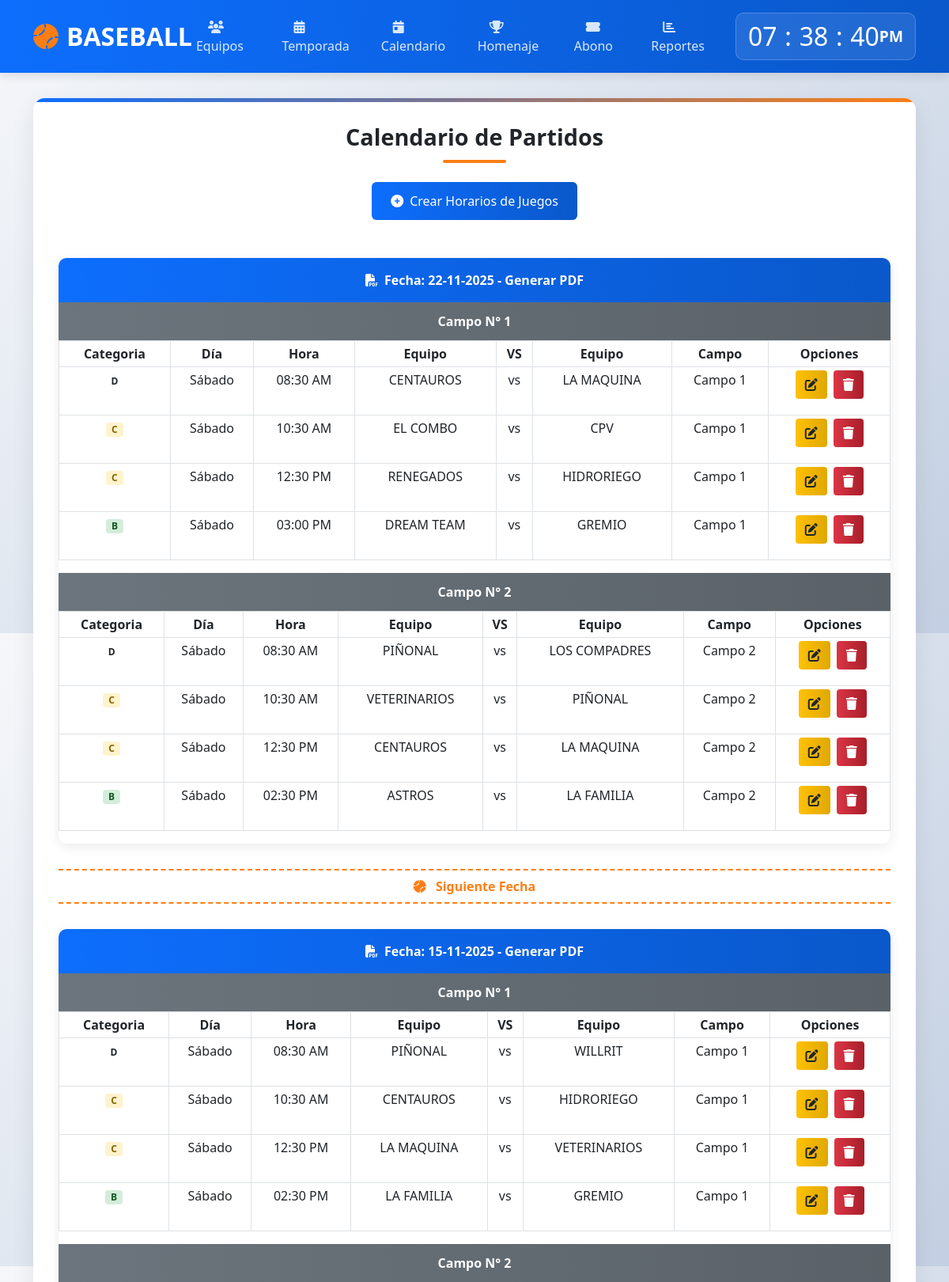
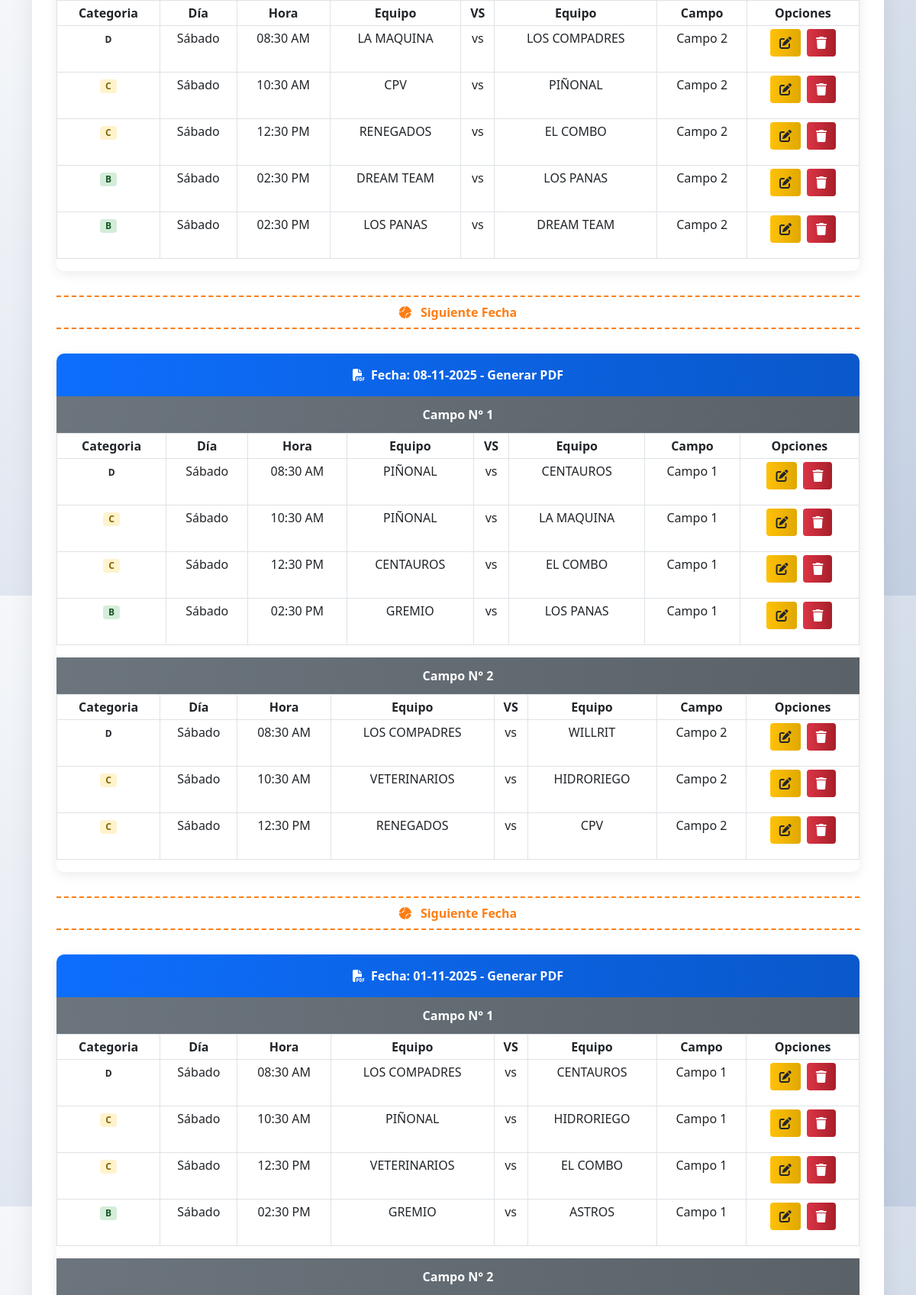
The app's page /modulos/calendario/index.php (upper part) with its own data (2 pictures, top to bottom).
### tables this page shows
CREATE TABLE `calendario` (
  `id_cal` int(100) NOT NULL,
  `fecha` date NOT NULL,
  `categoria` varchar(1) NOT NULL,
  `id_temporada` int(100) NOT NULL,
  `id_team_one` int(100) NOT NULL,
  `name_team_one` varchar(60) NOT NULL,
  `id_team_two` int(100) NOT NULL,
  `name_team_two` varchar(60) NOT NULL,
  `dia` varchar(11) NOT NULL,
  `id_hora` int(100) NOT NULL,
  `hora` varchar(10) NOT NULL,
  `campo` int(1) NOT NULL,
  `partida` int(3) DEFAULT NULL
);

### modulos/calendario/index.php (the view, shortened to what this page needs)
<?php
$con = conectar();
?>
<!DOCTYPE html>
<html lang="es">
<head>
    <link href="https://cdn.jsdelivr.net/npm/bootstrap@5.3.0/dist/css/bootstrap.min.css" rel="stylesheet">
    <link rel="stylesheet" href="https://cdnjs.cloudflare.com/ajax/libs/font-awesome/6.4.0/css/all.min.css">
</head>
<body>
    <header class="header">
        <div class="container">
            <div class="d-flex justify-content-between align-items-center">
                <a href="../../" class="logo">
                    <i class="fas fa-baseball-ball"></i>BASEBALL
                </a>
                <ul class="navigation">
                    <li><a href="../equipos/"><i class="fas fa-users"></i> Equipos</a></li>
                    <li><a href="../juego/"><i class="fas fa-calendar-alt"></i> Temporada</a></li>
                    <li><a href="../calendario/"><i class="fas fa-calendar-day"></i> Calendario</a></li>
                    <li><a href="../homenaje/homenaje.php"><i class="fas fa-trophy"></i> Homenaje</a></li>
                    <li><a href="../abonos/"><i class="fas fa-ticket-alt"></i> Abono</a></li>
                    <li><a href="../reporte/reporte.php"><i class="fas fa-chart-bar"></i> Reportes</a></li>
                </ul>
                <div class="clock-container">
                    <div class="clock">
                        <h2 id="hour">00</h2><h2 class="dot">:</h2>
                        <h2 id="minute">00</h2><h2 class="dot">:</h2>
                        <h2 id="seconds">00</h2><span id="ampm">AM</span>
                    </div>
                </div>
            </div>
        </div>
    </header>
    <main class="main-content">
        <div class="container">
            <div class="content-container">
                <h1 class="page-title">Calendario de Partidos</h1>
                <div class="text-center">
                    <a href="form.php">
                        <button type="button" class="btn btn-primary" data-bs-toggle="tooltip" data-bs-placement="top" title="Crear nuevos horarios de juegos">
                            <i class="fas fa-plus-circle me-2"></i>Crear Horarios de Juegos
                        </button>
                    </a>
                </div>
                <div class="calendar-container">
                    <?php
                    $bucle = "SELECT * FROM calendario GROUP BY fecha ORDER BY fecha DESC";
                    $query_buc = mysqli_query($con, $bucle);
                    if (mysqli_num_rows($query_buc) >= 1) {
                        while ($obtcle = mysqli_fetch_array($query_buc)) {
                            $fechabuc = $obtcle['fecha'];
                            $entero_trg = strtotime($fechabuc);
                            $ano_trg = date("Y", $entero_trg);
                            $mes_trg = date("m", $entero_trg);
                            $dia_trg = date("d", $entero_trg);
                            $desde_reorder = $dia_trg.'-'.$mes_trg.'-'.$ano_trg;
                    ?>
                    <div class="calendar-card">
                        <div class="calendar-header">
                            <a href="../PDF/calendario.php?fecha=<?php echo $fechabuc; ?>" target="_blank" data-bs-toggle="tooltip" data-bs-placement="top" title="Generar PDF para esta fecha">
                                <i class="fas fa-file-pdf me-2"></i>Fecha: <?php echo $desde_reorder; ?> - Generar PDF
                            </a>
                        </div>
                        <div class="field-header">Campo N° 1</div>
                        <div class="table-responsive">
                            <table class="table table-sm table-bordered">
                                <thead>
                                    <tr>
                                        <th>Categoria</th>
                                        <th>Día</th>
                                        <th>Hora</th>
                                        <th>Equipo</th>
                                        <th>VS</th>
                                        <th>Equipo</th>
                                        <th>Campo</th>
                                        <th>Opciones</th>
                                    </tr>
                                </thead>
                                <tbody>
                                    <?php
                                    $val_hor = "SELECT * FROM calendario WHERE campo = 1 AND fecha = '$fechabuc' ORDER BY categoria DESC, STR_TO_DATE(hora, '%h:%i %p')";
                                    $query_hor = mysqli_query($con, $val_hor);
                                    if (mysqli_num_rows($query_hor) >= 1) {
                                        while ($obtenerho = mysqli_fetch_array($query_hor)) {
                                            $id = $obtenerho['id_cal'];
                                            $categoria_class = 'categoria-' . strtolower($obtenerho['categoria'][0]);
                                    ?>
                                    <tr>
                                        <td class="alte">
                                            <span class="categoria-badge <?php echo $categoria_class; ?>">
                                                <?php echo $obtenerho['categoria']; ?>
                                            </span>
                                        </td>
                                        <td class="alte"><?php echo $obtenerho['dia']; ?></td>
                                        <td class="alte"><?php echo $obtenerho['hora']; ?></td>
                                        <td class="alte"><?php echo htmlspecialchars($obtenerho['name_team_one']); ?></td>
                                        <td class="alte">vs</td>
                                        <td class="alte"><?php echo htmlspecialchars($obtenerho['name_team_two']); ?></td>
                                        <td class="alte">Campo <?php echo $obtenerho['campo']; ?></td>
                                        <td>
                                            <div class="action-buttons">
                                                <a href="editar.php?id=<?php echo $id; ?>" data-bs-toggle="tooltip" data-bs-placement="top" title="Editar">
                                                    <button type="button" class="buto btn btn-warning">
                                                        <i class="fas fa-edit"></i>
                                                    </button>
                                                </a>
                                                <a href="delete.php?id=<?php echo $id; ?>" data-bs-toggle="tooltip" data-bs-placement="top" title="Eliminar" onclick="return confirm('¿Estás seguro de eliminar este partido?')">
                                                    <button type="button" class="buto btn btn-danger">
                                                        <i class="fas fa-trash"></i>
                                                    </button>
                                                </a>
                                            </div>
                                        </td>
                                    </tr>
                                    <?php
                                        }
                                    } else {
                                        echo '<tr><td colspan="8" class="text-center">No hay partidos programados para este campo</td></tr>';
                                    }
                                    ?>
                                </tbody>
                            </table>
                        </div>
                        <div class="field-header">Campo N° 2</div>
                        <div class="table-responsive">
                            <table class="table table-sm table-bordered">
                                <thead>
                                    <tr>
                                        <th>Categoria</th>
                                        <th>Día</th>
                                        <th>Hora</th>
                                        <th>Equipo</th>
                                        <th>VS</th>
                                        <th>Equipo</th>
                                        <th>Campo</th>
                                        <th>Opciones</th>
                                    </tr>
                                </thead>
                                <tbody>
                                    <?php
                                    $val_hor = "SELECT * FROM calendario WHERE campo = 2 AND fecha = '$fechabuc' ORDER BY categoria DESC, STR_TO_DATE(hora, '%h:%i %p')";
                                    $query_hor = mysqli_query($con, $val_hor);
                                    if (mysqli_num_rows($query_hor) >= 1) {
                                        while ($obtenerho = mysqli_fetch_array($query_hor)) {
                                            $id = $obtenerho['id_cal'];
                                            $categoria_class = 'categoria-' . strtolower($obtenerho['categoria'][0]);
                                    ?>
                                    <tr>
                                        <td class="alte">
                                            <span class="categoria-badge <?php echo $categoria_class; ?>">
                                                <?php echo $obtenerho['categoria']; ?>
                                            </span>
                                        </td>
                                        <td class="alte"><?php echo $obtenerho['dia']; ?></td>
                                        <td class="alte"><?php echo $obtenerho['hora']; ?></td>
                                        <td class="alte"><?php echo htmlspecialchars($obtenerho['name_team_one']); ?></td>
                                        <td class="alte">vs</td>
                                        <td class="alte"><?php echo htmlspecialchars($obtenerho['name_team_two']); ?></td>
                                        <td class="alte">Campo <?php echo $obtenerho['campo']; ?></td>
                                        <td>
                                            <div class="action-buttons">
                                                <a href="editar.php?id=<?php echo $id; ?>" data-bs-toggle="tooltip" data-bs-placement="top" title="Editar">
                                                    <button type="button" class="buto btn btn-warning">
                                                        <i class="fas fa-edit"></i>
                                                    </button>
                                                </a>
                                                <a href="delete.php?id=<?php echo $id; ?>" data-bs-toggle="tooltip" data-bs-placement="top" title="Eliminar" onclick="return confirm('¿Estás seguro de eliminar este partido?')">
                                                    <button type="button" class="buto btn btn-danger">
                                                        <i class="fas fa-trash"></i>
                                                    </button>
                                                </a>
                                            </div>
                                        </td>
                                    </tr>
                                    <?php
                                        }
                                    } else {
                                        echo '<tr><td colspan="8" class="text-center">No hay partidos programados para este campo</td></tr>';
                                    }
                                    ?>
                                </tbody>
                            </table>
                        </div>
                    </div>
                    <div class="divider">
                        <i class="fas fa-baseball-ball me-2"></i> Siguiente Fecha
                    </div>
                    <?php
                        }
                    } else {
                        echo '<div class="alert alert-info text-center">No hay calendarios programados</div>';
                    }
                    ?>
                </div>
            </div>
        </div>
    </main>
</body>
</html>

### records on screen
calendario: fecha "22-11-2025", categoria "D", dia "Sábado", hora "08:30 AM", name_team_one "CENTAUROS", name_team_two "LA MAQUINA", campo "1"
calendario: categoria "C", dia "Sábado", hora "10:30 AM", name_team_one "EL COMBO", name_team_two "CPV", campo "1"
calendario: categoria "C", dia "Sábado", hora "12:30 PM", name_team_one "RENEGADOS", name_team_two "HIDRORIEGO", campo "1"
calendario: categoria "B", dia "Sábado", hora "03:00 PM", name_team_one "DREAM TEAM", name_team_two "GREMIO", campo "1"
calendario: categoria "D", dia "Sábado", hora "08:30 AM", name_team_one "PIÑONAL", name_team_two "LOS COMPADRES", campo "2"
calendario: categoria "C", dia "Sábado", hora "10:30 AM", name_team_one "VETERINARIOS", name_team_two "PIÑONAL", campo "2"
calendario: categoria "C", dia "Sábado", hora "12:30 PM", name_team_one "CENTAUROS", name_team_two "LA MAQUINA", campo "2"
calendario: categoria "B", dia "Sábado", hora "02:30 PM", name_team_one "ASTROS", name_team_two "LA FAMILIA", campo "2"
calendario: fecha "15-11-2025", categoria "D", dia "Sábado", hora "08:30 AM", name_team_one "PIÑONAL", name_team_two "WILLRIT", campo "1"
calendario: categoria "C", dia "Sábado", hora "10:30 AM", name_team_one "CENTAUROS", name_team_two "HIDRORIEGO", campo "1"
calendario: categoria "C", dia "Sábado", hora "12:30 PM", name_team_one "LA MAQUINA", name_team_two "VETERINARIOS", campo "1"
calendario: categoria "B", dia "Sábado", hora "02:30 PM", name_team_one "LA FAMILIA", name_team_two "GREMIO", campo "1"
calendario: categoria "D", dia "Sábado", hora "08:30 AM", name_team_one "LA MAQUINA", name_team_two "LOS COMPADRES", campo "2"
calendario: categoria "C", dia "Sábado", hora "10:30 AM", name_team_one "CPV", name_team_two "PIÑONAL", campo "2"
calendario: categoria "C", dia "Sábado", hora "12:30 PM", name_team_one "RENEGADOS", name_team_two "EL COMBO", campo "2"
calendario: categoria "B", dia "Sábado", hora "02:30 PM", name_team_one "DREAM TEAM", name_team_two "LOS PANAS", campo "2"
calendario: categoria "B", dia "Sábado", hora "02:30 PM", name_team_one "LOS PANAS", name_team_two "DREAM TEAM", campo "2"
calendario: fecha "08-11-2025", categoria "D", dia "Sábado", hora "08:30 AM", name_team_one "PIÑONAL", name_team_two "CENTAUROS", campo "1"
calendario: categoria "C", dia "Sábado", hora "10:30 AM", name_team_one "PIÑONAL", name_team_two "LA MAQUINA", campo "1"
calendario: categoria "C", dia "Sábado", hora "12:30 PM", name_team_one "CENTAUROS", name_team_two "EL COMBO", campo "1"
calendario: categoria "B", dia "Sábado", hora "02:30 PM", name_team_one "GREMIO", name_team_two "LOS PANAS", campo "1"
calendario: categoria "D", dia "Sábado", hora "08:30 AM", name_team_one "LOS COMPADRES", name_team_two "WILLRIT", campo "2"
calendario: categoria "C", dia "Sábado", hora "10:30 AM", name_team_one "VETERINARIOS", name_team_two "HIDRORIEGO", campo "2"
calendario: categoria "C", dia "Sábado", hora "12:30 PM", name_team_one "RENEGADOS", name_team_two "CPV", campo "2"
calendario: fecha "01-11-2025", categoria "D", dia "Sábado", hora "08:30 AM", name_team_one "LOS COMPADRES", name_team_two "CENTAUROS", campo "1"
calendario: categoria "C", dia "Sábado", hora "10:30 AM", name_team_one "PIÑONAL", name_team_two "HIDRORIEGO", campo "1"
calendario: categoria "C", dia "Sábado", hora "12:30 PM", name_team_one "VETERINARIOS", name_team_two "EL COMBO", campo "1"
calendario: categoria "B", dia "Sábado", hora "02:30 PM", name_team_one "GREMIO", name_team_two "ASTROS", campo "1"
